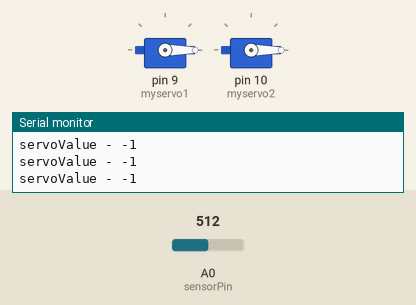
This sketch was run on a simulated Arduino Uno, built with avr-gcc and run on an emulated ATmega328P. Parts: 2 × servo, the last lines printed to the serial monitor. The inputs (shaded band) are chosen by the test bench; at power-on: A0 (sensorPin) = 512.

Above: at 1.2 s.
1.3 s: A0 (sensorPin) set to 493
At 2.5 s:
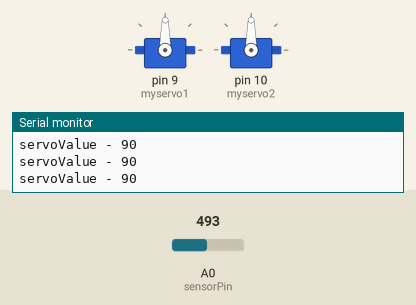
2.8 s: A0 (sensorPin) set to 511
At 3.6 s:
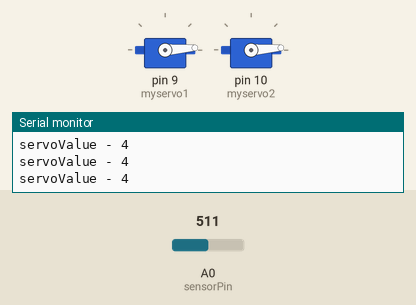
Timing chart, 0 to 5.8 s (numbered marks = the images above; inputs shaded):
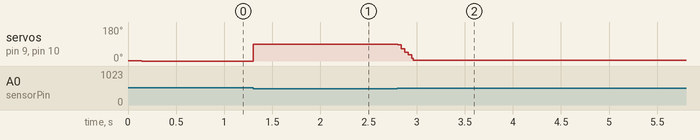

Measured:
- the behaviour switches between 512 and 511 on A0 (sensorPin) (found by bisection; images 0 and 1)
- after the input at 1.3 s, servo on pin 9 (myservo1), servo on pin 10 (myservo2): 0° → 90° at once
- after the input at 2.8 s, servo on pin 9 (myservo1), servo on pin 10 (myservo2): 90° → 4° at once

The sketch:

Nano_Breath_Sensor_Servo.ino
```cpp
#include <Servo.h>

Servo myservo1;  // create servo object to control a servo
Servo myservo2;  // create servo object to control a servo

// for sensor status
int newArray[6];
int downArray[3];
int sensorStatus = 0;

int sensorPin = A0;
int sensorValue = 0;
int fadeValue = 0;
int scaleValue = 4;

//Smoothing: to find max and min and average value of sensor
int numReadings = 10;
int readings[10];
int index = 0;
int indexBegin = 0; //to set the begining point to calculate the max and min number of average

int sensorMax = 0;
int sensorMin = 0;

//for  output
int servoValue = 0;
int servoValueMax = 0;
int servoValueMin = 0;
int servoValueAve = 0;


void setup()
{

  Serial.begin(9600);

  //for smoothing, calculate the average, max and min value of sensor
  sensorMax = analogRead(A0);
  sensorMin = sensorMax;

  //pinMode(LED, OUTPUT);
  myservo1.attach(9);  // attaches the servo on pin 9 to the servo object
  myservo2.attach(10);  // attaches the servo on pin 9 to the servo object


}

void loop()
{

  //--------------------------------------------------------------------------------------------------------------------------------------------
  //Sensor Value Status

  // read the value from the sensor:
  sensorValue = analogRead(sensorPin);
  // divide it into a value from 0-255
  fadeValue = sensorValue / scaleValue;
  //write these values to Serial Window
  //Serial.write(fadeValue);
  //Serial.print("fadeValue - ");
  //Serial.println(fadeValue);

  // define status of senor
  downArray [2] = downArray [1];
  downArray [1] = downArray [0];

  newArray [5] = newArray [4];
  newArray [4] = newArray [3];
  newArray [3] = newArray [2];
  newArray [2] = newArray [1];
  newArray [1] = newArray [0];
  newArray [0] = fadeValue;
  if (((newArray [0] > newArray [2]) && (newArray[2] > newArray[4])) || ((newArray [1] > newArray [3]) && (newArray[3] > newArray[5])))
  {
    downArray [0] = 1;
    int sensorStatus = -1;
    //Serial.println("down");
  }
  if (((newArray [0] < newArray [2]) && (newArray[2] < newArray[4])) || ((newArray [1] < newArray [3]) && (newArray[3] < newArray[5])))
  {
    downArray [0] = 0;
    int sensorStatus = 1;
    //Serial.println("up");
  }
  if (((newArray [0] == newArray [2]) && (newArray[2] == newArray[4])) || ((newArray [1] == newArray [3]) && (newArray[3] == newArray[5])))
  {
    downArray [0] = 0;
    sensorStatus = 0;
    //Serial.println("hold");
  }
  else {
    // Serial.println(".");
  }


  //--------------------------------------------------------------------------------------------------------------------------------------------
  //Smoothing

  // MEASUREMENTS
  // every iteration of loop makes one additional measurement,
  // so the first 10 readings will display too low average
  int value = analogRead(A0);
  readings[index] = value;
  index++;
  indexBegin++;
  if (index >= numReadings) index = 0;

  // DO SOME MATH
  //if (value > sensorMax) sensorMax = value;
  //if (value < sensorMin) sensorMin = value;

  //running average
  float total = 0;
  for (int i = 0; i < numReadings; i++) total += readings[i];
  float average = total / numReadings;

  // DO SOME MATH after the 20th value from A0
  if (indexBegin > 20) {
    if (average > sensorMax) sensorMax = average;
    if (average < sensorMin) sensorMin = average;
  }
  // OUTPUT TO SERIAL
  //Serial.print("\tMIN:\t");
  //Serial.print(sensorMin);
  //Serial.print("\tMAX:\t");
  //Serial.print(sensorMax);
  //Serial.print("\tAVG:\t");
  //Serial.println(average, 1);  // 1 decimal


  //--------------------------------------------------------------------------------------------------------------------------------------------
  //write to servo

  //map average sensor value to servo degree
  servoValueMax = sensorMax;
  servoValueMin = sensorMin;

  servoValue = map(average, servoValueMax, servoValueMin, 0, 90);
  Serial.print("servoValue - ");
  Serial.println(servoValue);

  //write the degree to servo with sweep method
  if (sensorStatus != 0) {
    // if (sensorStatus > 0)
    //{
    for (servoValue; sensorStatus > 0; servoValue += 1) { // goes from 0 degrees to 180 degrees
      // in steps of 1 degree
      myservo1.write(servoValue);              // tell servo to go to position in variable 'pos'
      myservo2.write(servoValue);              // tell servo to go to position in variable 'pos'
      delay(15);                       // waits 15ms for the servo to reach the position
    }
    //  } else if (sensorStatus < 0)
    //{
    for (servoValue; sensorStatus < 0; servoValue -= 1) { // goes from 180 degrees to 0 degrees
      myservo1.write(servoValue);              // tell servo to go to position in variable 'pos'
      myservo2.write(servoValue);              // tell servo to go to position in variable 'pos'
      delay(15);                       // waits 15ms for the servo to reach the position
    }
    //}
  } else {
    myservo1.write(servoValue);
    myservo2.write(servoValue);              // tell servo to go to position in variable 'pos'
    delay(15);
  }


}
```
